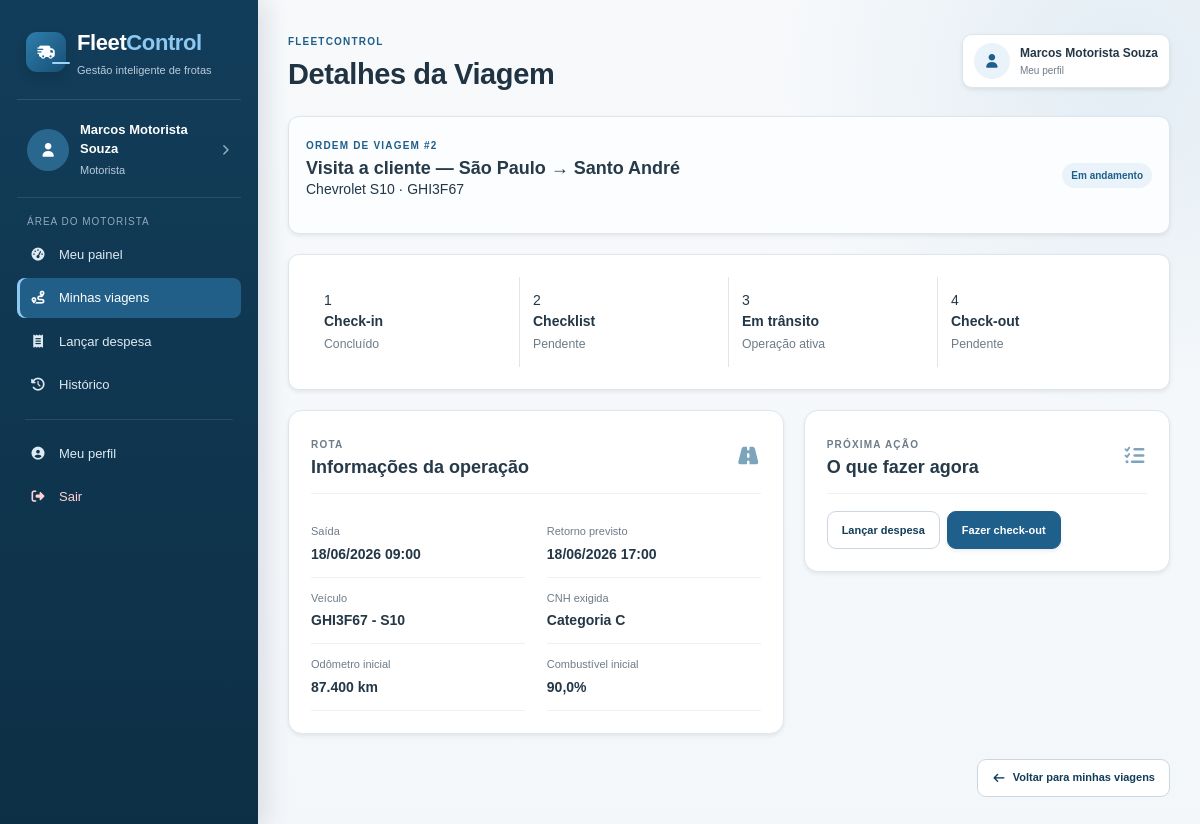
Screenshot of /motorista/viagem-detalhes.php?id=2 (signed in) with the database file from the repository.
### tables this page shows
CREATE TABLE viagens (
    id                          INT UNSIGNED    NOT NULL AUTO_INCREMENT,
    veiculo_id                  INT UNSIGNED    NOT NULL,
    motorista_id                INT UNSIGNED    NOT NULL,
    gerente_id                  INT UNSIGNED    NOT NULL,
    filial_id                   INT UNSIGNED    DEFAULT NULL,
    descricao_rota              TEXT            NOT NULL,
    data_partida                DATETIME        NOT NULL,
    previsao_retorno            DATETIME        NOT NULL,
    retorno_real                DATETIME        DEFAULT NULL,
    status                      ENUM('agendada','em_andamento','concluida','cancelada') NOT NULL DEFAULT 'agendada',
    odometro_inicial            INT UNSIGNED    DEFAULT NULL,
    odometro_final              INT UNSIGNED    DEFAULT NULL,
    combustivel_inicial         DECIMAL(4,1)    DEFAULT NULL,
    combustivel_final           DECIMAL(4,1)    DEFAULT NULL,
    observacoes_encerramento    TEXT            DEFAULT NULL,
    criado_em                   DATETIME        NOT NULL DEFAULT CURRENT_TIMESTAMP,
    PRIMARY KEY (id),
    CONSTRAINT fk_viagem_veiculo
        FOREIGN KEY (veiculo_id)   REFERENCES veiculos(id)            ON UPDATE CASCADE,
    CONSTRAINT fk_viagem_motorista
        FOREIGN KEY (motorista_id) REFERENCES motoristas(usuario_id)  ON UPDATE CASCADE,
    CONSTRAINT fk_viagem_gerente
        FOREIGN KEY (gerente_id)   REFERENCES usuarios(id)            ON UPDATE CASCADE,
    CONSTRAINT fk_viagem_filial
        FOREIGN KEY (filial_id)    REFERENCES filiais(id)             ON UPDATE CASCADE ON DELETE SET NULL
);

CREATE TABLE veiculos (
    id                      INT UNSIGNED    NOT NULL AUTO_INCREMENT,
    placa                   VARCHAR(8)      NOT NULL,
    modelo                  VARCHAR(80)     NOT NULL,
    marca                   VARCHAR(60)     NOT NULL,
    chassi                  VARCHAR(17)     NOT NULL,
    renavam                 VARCHAR(11)     NOT NULL,
    ano                     YEAR            NOT NULL,
    categoria_cnh_exigida   ENUM('A','B','C','D','E') NOT NULL DEFAULT 'B',
    odometro_inicial        INT UNSIGNED    NOT NULL DEFAULT 0,
    odometro_atual          INT UNSIGNED    NOT NULL DEFAULT 0,
    status                  ENUM('disponivel','reservado','em_transito','manutencao') NOT NULL DEFAULT 'disponivel',
    filial_id               INT UNSIGNED    DEFAULT NULL,
    ativo                   TINYINT(1)      NOT NULL DEFAULT 1,
    criado_em               DATETIME        NOT NULL DEFAULT CURRENT_TIMESTAMP,
    PRIMARY KEY (id),
    UNIQUE KEY uq_veiculo_placa   (placa),
    UNIQUE KEY uq_veiculo_chassi  (chassi),
    UNIQUE KEY uq_veiculo_renavam (renavam),
    CONSTRAINT fk_veiculo_filial
        FOREIGN KEY (filial_id) REFERENCES filiais(id)
        ON UPDATE CASCADE ON DELETE SET NULL
);

### funcoes.php (called while the page is built, shortened)
<?php
function escapar($texto)
{
    return htmlspecialchars((string) $texto, ENT_QUOTES, 'UTF-8');
}
function data_hora_br($data)
{
    return date('d/m/Y H:i', strtotime($data));
}
function status_viagem_nome($status)
{
    $nomes = [
        'agendada' => 'Agendada',
        'em_andamento' => 'Em andamento',
        'concluida' => 'Concluída',
        'cancelada' => 'Cancelada'
    ];
    return $nomes[$status] ?? ucfirst(str_replace('_', ' ', $status));
}
function classe_status($status)
{
    $classes = [
        'disponivel' => 'disponivel',
        'reservado' => 'reservada',
        'em_transito' => 'transito',
        'manutencao' => 'manutencao',
        'agendada' => 'reservada',
        'em_andamento' => 'andamento',
        'concluida' => 'concluida',
        'cancelada' => 'cancelada',
        'pendente' => 'reservada',
        'concluido' => 'concluida',
        'cancelado' => 'cancelada'
    ];
    return $classes[$status] ?? 'andamento';
}
?>

### motorista/viagem-detalhes.php (the view, shortened to what this page needs)
<?php
include "../conexao.php";
include "../funcoes.php";
$id = (int) ($_GET['id'] ?? 0);
$id_motorista = (int) $_SESSION['usuario']['id'];
$query = $sql->prepare(
    "SELECT v.*, ve.placa, ve.modelo, ve.marca, ve.categoria_cnh_exigida,
            c.id AS checklist_id, c.preenchido_em
     FROM viagens v
     INNER JOIN veiculos ve ON ve.id = v.veiculo_id
     LEFT JOIN checklists_viagem c ON c.viagem_id = v.id
     WHERE v.id = ?
       AND v.motorista_id = ?
     LIMIT 1"
);
$query->bind_param('ii', $id, $id_motorista);
$query->execute();
$viagem = $query->get_result()->fetch_assoc();
$checkin_realizado = $viagem['odometro_inicial'] !== null;
$checklist_realizado = !empty($viagem['checklist_id']);
$viagem_iniciada = $viagem['status'] === 'em_andamento';
$viagem_concluida = $viagem['status'] === 'concluida';
include '../cabecalho.php';
?>
<div class="painel shadow-sm viagem-cabecalho">
    <div>
        <span class="etiqueta">Ordem de viagem #<?php echo $viagem['id']; ?></span>
        <h3><?php echo escapar($viagem['descricao_rota']); ?></h3>
        <p><?php echo escapar($viagem['marca'] . ' ' . $viagem['modelo'] . ' · ' . $viagem['placa']); ?></p>
    </div>
    <span class="status <?php echo classe_status($viagem['status']); ?>">
        <?php echo escapar(status_viagem_nome($viagem['status'])); ?>
    </span>
</div>
<div class="etapas-viagem painel shadow-sm">
    <div class="etapa <?php echo $checkin_realizado ? 'concluida-etapa' : 'ativa-etapa'; ?>">
        <span>1</span>
        <div>
            <strong>Check-in</strong>
            <small><?php echo $checkin_realizado ? 'Concluído' : 'Pendente'; ?></small>
        </div>
    </div>
    <div class="etapa <?php echo $checklist_realizado ? 'concluida-etapa' : ($checkin_realizado ? 'ativa-etapa' : ''); ?>">
        <span>2</span>
        <div>
            <strong>Checklist</strong>
            <small><?php echo $checklist_realizado ? 'Concluído' : 'Pendente'; ?></small>
        </div>
    </div>
    <div class="etapa <?php echo $viagem_iniciada ? 'ativa-etapa' : ($viagem_concluida ? 'concluida-etapa' : ''); ?>">
        <span>3</span>
        <div>
            <strong>Em trânsito</strong>
            <small><?php echo $viagem_iniciada ? 'Operação ativa' : ($viagem_concluida ? 'Concluído' : 'Aguardando'); ?></small>
        </div>
    </div>
    <div class="etapa <?php echo $viagem_concluida ? 'concluida-etapa' : ''; ?>">
        <span>4</span>
        <div>
            <strong>Check-out</strong>
            <small><?php echo $viagem_concluida ? 'Concluído' : 'Pendente'; ?></small>
        </div>
    </div>
</div>
<div class="perfil-grid viagem-grid">
    <div class="painel shadow-sm">
        <div class="painel-titulo">
            <div>
                <span class="mini-etiqueta">Rota</span>
                <h3>Informações da operação</h3>
            </div>
            <i class="fa-solid fa-road"></i>
        </div>
        <div class="dados-lista">
            <div class="dado"><span>Saída</span><strong><?php echo data_hora_br($viagem['data_partida']); ?></strong></div>
            <div class="dado"><span>Retorno previsto</span><strong><?php echo data_hora_br($viagem['previsao_retorno']); ?></strong></div>
            <div class="dado"><span>Veículo</span><strong><?php echo escapar($viagem['placa'] . ' - ' . $viagem['modelo']); ?></strong></div>
            <div class="dado"><span>CNH exigida</span><strong>Categoria <?php echo escapar($viagem['categoria_cnh_exigida']); ?></strong></div>
            <div class="dado">
                <span>Odômetro inicial</span>
                <strong>
                    <?php echo $viagem['odometro_inicial'] !== null
                        ? number_format($viagem['odometro_inicial'], 0, ',', '.') . ' km'
                        : 'Pendente'; ?>
                </strong>
            </div>
            <div class="dado">
                <span>Combustível inicial</span>
                <strong>
                    <?php echo $viagem['combustivel_inicial'] !== null
                        ? number_format($viagem['combustivel_inicial'], 1, ',', '.') . '%'
                        : 'Pendente'; ?>
                </strong>
            </div>
        </div>
    </div>
    <div class="painel shadow-sm">
        <div class="painel-titulo">
            <div>
                <span class="mini-etiqueta">Próxima ação</span>
                <h3>O que fazer agora</h3>
            </div>
            <i class="fa-solid fa-list-check"></i>
        </div>
        <div class="acoes-operacao">
            <?php if ($viagem['status'] === 'agendada' && !$checkin_realizado): ?>
                <a class="botao botao-principal shadow-sm" href="check-in.php?id=<?php echo $viagem['id']; ?>">Fazer check-in</a>
            <?php elseif ($viagem['status'] === 'agendada' && !$checklist_realizado): ?>
                <a class="botao botao-principal shadow-sm" href="checklist.php?id=<?php echo $viagem['id']; ?>">Preencher checklist</a>
            <?php elseif ($viagem['status'] === 'em_andamento'): ?>
                <div class="acoes-viagem-botoes">
                    <a class="botao botao-secundario" href="despesa.php?viagem_id=<?php echo $viagem['id']; ?>">Lançar despesa</a>
                    <a class="botao botao-principal shadow-sm" href="check-out.php?id=<?php echo $viagem['id']; ?>">Fazer check-out</a>
                </div>
            <?php endif; ?>
        </div>
    </div>
</div>
<div class="fin">
    <a class="botao botao-secundario" href="viagens.php">
        <i class="fa-solid fa-arrow-left"></i>
        Voltar para minhas viagens
    </a>
</div>
<?php include '../rodape.php'; ?>

### css/style.css (style rules this page uses)
:root { --azul: #1f5f8b; --azul-hover: #174e74; --azul-escuro: #123d5a; --azul-muito-escuro: #0d2f45; --azul-claro: #eaf3f9; --azul-borda: #cfe0eb; --fundo: #f4f7fa; --branco: #ffffff; --texto: #243746; --texto-claro: #6d7c89; --borda: #dde6ec; --borda-forte: #cad7e0; --verde: #2c8a58; --verde-claro: #eaf7ef; --amarelo: #ad7519; --amarelo-claro: #fff6e4; --vermelho: #b84646; --vermelho-claro: #fff0f0; --cinza-claro: #f7f9fb; --sombra: 0 .5rem 1.2rem rgba(25, 55, 75, .08); --sombra-forte: 0 .8rem 2rem rgba(25, 55, 75, .12); --raio: 14px; --raio-menor: 9px; }
* { box-sizing: border-box; }
html { scroll-behavior: smooth; }
body { margin: 0; color: var(--texto); background: var(--fundo); font-family: Arial, Helvetica, sans-serif; font-size: 14px; line-height: 1.5; }
body, button, input, select, textarea { font-family: Arial, Helvetica, sans-serif; }
a { color: inherit; text-decoration: none; }
button, a, input, select, textarea { -webkit-tap-highlight-color: transparent; }
.etiqueta, .mini-etiqueta { color: var(--azul); font-size: 10px; font-weight: 700; letter-spacing: 1.2px; text-transform: uppercase; }
.mini-etiqueta { color: var(--texto-claro); }
.painel, .card-info, .recurso-card, .viagem-card { border: 1px solid var(--borda); background: var(--branco); border-radius: var(--raio); }
.painel { padding: 22px; margin-bottom: 20px; }
.painel-titulo { display: flex; align-items: center; justify-content: space-between; gap: 16px; padding-bottom: 15px; margin-bottom: 17px; border-bottom: 1px solid #edf1f4; }
.painel-titulo h3, .painel h3 { margin: 3px 0 0; color: #263a49; font-size: 18px; font-weight: 700; }
.painel-titulo > i { color: #7da4bd; font-size: 20px; }
.dashboard-grid, .grid-dupla, .perfil-grid { display: grid; grid-template-columns: minmax(0, 1.3fr) minmax(300px, .9fr); gap: 20px; align-items: start; }
.metricas-faixa span, .status-resumo span, .dado span, .cnh-resumo span, .viagem-card-dados span { display: block; color: var(--texto-claro); font-size: 11px; }
.metricas-faixa strong, .status-resumo strong, .dado strong, .cnh-resumo strong, .viagem-card-dados strong { display: block; margin-top: 4px; color: var(--texto); }
.acoes-tabela, .acoes-operacao, .acoes-viagem-botoes { display: flex; align-items: center; flex-wrap: wrap; gap: 7px; }
.status { display: inline-flex; align-items: center; gap: 5px; padding: 5px 9px; border-radius: 999px; font-size: 10px; font-weight: 700; white-space: nowrap; }
.status.transito, .status.andamento, .status.em_andamento { color: var(--azul); background: var(--azul-claro); }
.botao { min-height: 38px; padding: 9px 14px; display: inline-flex; align-items: center; justify-content: center; gap: 7px; border: 1px solid transparent; border-radius: 9px; cursor: pointer; font-size: 11px; font-weight: 700; line-height: 1.2; transition: transform .16s ease, background-color .16s ease, border-color .16s ease, box-shadow .16s ease; }
.botao-principal { color: #fff; background: var(--azul); border-color: var(--azul); }
.botao-secundario { color: var(--azul-escuro); background: #fff; border-color: var(--borda-forte); }
.input-box.completa, .fin, .secao-form, .aviso-form.completa { grid-column: 1 / -1; }
.fin { display: flex; align-items: center; justify-content: flex-end; flex-wrap: wrap; gap: 9px; padding-top: 5px; }
.dados-lista { display: grid; grid-template-columns: repeat(2, minmax(0, 1fr)); gap: 0 22px; }
.dado { padding: 12px 0; border-bottom: 1px solid #edf1f4; }
.viagem-destaque, .viagem-cabecalho { display: flex; align-items: center; justify-content: space-between; gap: 18px; padding: 17px; border: 1px solid var(--borda); border-radius: 11px; background: #fbfdfe; }
.etapas-viagem { display: grid; grid-template-columns: repeat(4, minmax(0, 1fr)); border: 1px solid var(--borda); border-radius: 11px; overflow: hidden; }
.etapa { padding: 13px; border-right: 1px solid var(--borda); }
.etapa:last-child { border-right: 0; }
.etapa strong, .etapa small { display: block; }
.etapa small { margin-top: 3px; color: var(--texto-claro); }
.viagem-grid { grid-template-columns: minmax(0, 1.15fr) minmax(300px, .85fr); }

### rows the page displays
viagens: id "2", descricao_rota "Visita a cliente — São Paulo → Santo André", veiculo.placa "Chevrolet S10 · GHI3F67", status "Em andamento", data_partida "18/06/2026 09:00", previsao_retorno "18/06/2026 17:00", veiculo.modelo "GHI3F67 - S10", veiculo.categoria_cnh_exigida "C", odometro_inicial "87.400", combustivel_inicial "90,0"

### other values shown
escapar($nome_atual) "Marcos Motorista Souza"
escapar(perfil_nome($perfil_atual)) "Motorista"
escapar($titulo) "Detalhes da Viagem"
escapar($_SESSION['usuario']['nome'] ?? 'Usuário') "Marcos Motorista Souza"
